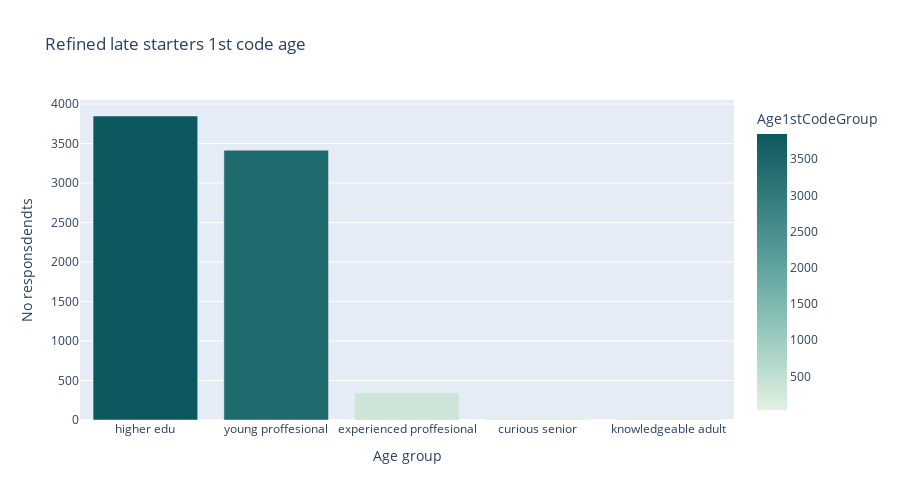

This figure's notebook cell:
### Code cell
fig = px.bar(df_ls['Age1stCodeGroup'].value_counts(),
             x=df_ls['Age1stCodeGroup'].value_counts().index.tolist(),
             y=df_ls['Age1stCodeGroup'].value_counts(),
             color='Age1stCodeGroup',
             color_continuous_scale='mint',
             title='Refined late starters 1st code age',
             labels={'x':'Age group', 'y':'No responsdendts'}, height=500
            )

fig.show()

### Figure 1 — Plotly figure (JSON) as saved in the notebook; plotly's stock layout.template omitted (floating-point values rounded to 4 significant figures)
{"data": [{"alignmentgroup": "True", "hoverlabel": {"namelength": 0}, "hovertemplate": "Age group=%{x}<br>No responsdendts=%{y}<br>Age1stCodeGroup=%{marker.color}", "legendgroup": "", "marker": {"color": [3848, 3415, 346, 37, 36], "coloraxis": "coloraxis"}, "name": "", "offsetgroup": "", "orientation": "v", "showlegend": false, "textposition": "auto", "type": "bar", "x": ["higher edu", "young proffesional", "experienced proffesional", "curious senior", "knowledgeable adult"], "xaxis": "x", "y": [3848, 3415, 346, 37, 36], "yaxis": "y"}], "layout": {"barmode": "relative", "coloraxis": {"colorbar": {"title": {"text": "Age1stCodeGroup"}}, "colorscale": [[0, "rgb(228, 241, 225)"], [0.1667, "rgb(180, 217, 204)"], [0.3333, "rgb(137, 192, 182)"], [0.5, "rgb(99, 166, 160)"], [0.6667, "rgb(68, 140, 138)"], [0.8333, "rgb(40, 114, 116)"], [1, "rgb(13, 88, 95)"]]}, "height": 500, "legend": {"tracegroupgap": 0}, "title": {"text": "Refined late starters 1st code age"}, "xaxis": {"anchor": "y", "domain": [0, 1], "title": {"text": "Age group"}}, "yaxis": {"anchor": "x", "domain": [0, 1], "title": {"text": "No responsdendts"}}}}
